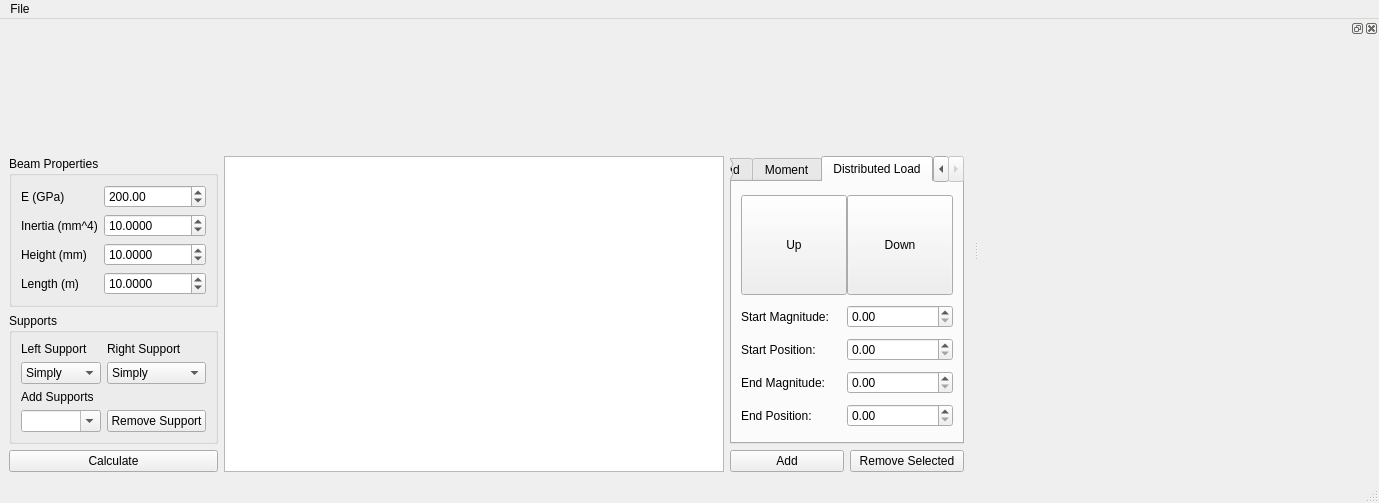
<?xml version="1.0" encoding="UTF-8"?>
<ui version="4.0">
 <class>MainWindow</class>
 <widget class="QMainWindow" name="MainWindow">
  <property name="geometry">
   <rect>
    <x>0</x>
    <y>0</y>
    <width>1379</width>
    <height>503</height>
   </rect>
  </property>
  <property name="windowTitle">
   <string>MainWindow</string>
  </property>
  <widget class="QWidget" name="centralwidget">
   <layout class="QVBoxLayout" name="verticalLayout">
    <item>
     <layout class="QGridLayout" name="main_gl">
      <item row="1" column="2">
       <widget class="QTabWidget" name="loads_tab">
        <property name="sizePolicy">
         <sizepolicy hsizetype="Preferred" vsizetype="Preferred">
          <horstretch>0</horstretch>
          <verstretch>0</verstretch>
         </sizepolicy>
        </property>
        <property name="currentIndex">
         <number>2</number>
        </property>
        <widget class="QWidget" name="pnt_load_tab_widget">
         <attribute name="title">
          <string>Point Load</string>
         </attribute>
         <layout class="QGridLayout" name="pnt_load_tab_widget_gl_4">
          <item row="0" column="0">
           <widget class="QPushButton" name="pnt_load_up_chkbtn">
            <property name="sizePolicy">
             <sizepolicy hsizetype="Minimum" vsizetype="Preferred">
              <horstretch>0</horstretch>
              <verstretch>0</verstretch>
             </sizepolicy>
            </property>
            <property name="minimumSize">
             <size>
              <width>100</width>
              <height>100</height>
             </size>
            </property>
            <property name="maximumSize">
             <size>
              <width>16777215</width>
              <height>100</height>
             </size>
            </property>
            <property name="text">
             <string>Up</string>
            </property>
            <property name="checkable">
             <bool>true</bool>
            </property>
           </widget>
          </item>
          <item row="0" column="1">
           <widget class="QPushButton" name="pnt_load_down_chkbtn">
            <property name="sizePolicy">
             <sizepolicy hsizetype="Minimum" vsizetype="Preferred">
              <horstretch>0</horstretch>
              <verstretch>0</verstretch>
             </sizepolicy>
            </property>
            <property name="minimumSize">
             <size>
              <width>100</width>
              <height>100</height>
             </size>
            </property>
            <property name="maximumSize">
             <size>
              <width>16777215</width>
              <height>100</height>
             </size>
            </property>
            <property name="text">
             <string>Down</string>
            </property>
            <property name="checkable">
             <bool>true</bool>
            </property>
            <property name="checked">
             <bool>true</bool>
            </property>
           </widget>
          </item>
          <item row="2" column="0">
           <widget class="QLabel" name="lbl_point_load_mag">
            <property name="text">
             <string>Load Magnitude:</string>
            </property>
           </widget>
          </item>
          <item row="2" column="1">
           <widget class="QDoubleSpinBox" name="pnt_load_mag_dpsn">
            <property name="decimals">
             <number>2</number>
            </property>
            <property name="minimum">
             <double>0.000000000000000</double>
            </property>
            <property name="maximum">
             <double>9999.000000000000000</double>
            </property>
           </widget>
          </item>
          <item row="3" column="0">
           <widget class="QLabel" name="lbl_point_load_pos">
            <property name="text">
             <string>Load Position: </string>
            </property>
           </widget>
          </item>
          <item row="1" column="0" colspan="2">
           <spacer name="spacer_pnt_load">
            <property name="orientation">
             <enum>Qt::Vertical</enum>
            </property>
            <property name="sizeHint" stdset="0">
             <size>
              <width>20</width>
              <height>40</height>
             </size>
            </property>
           </spacer>
          </item>
          <item row="3" column="1">
           <widget class="QDoubleSpinBox" name="pnt_load_pos_dpsn">
            <property name="maximum">
             <double>9999.000000000000000</double>
            </property>
           </widget>
          </item>
         </layout>
        </widget>
        <widget class="QWidget" name="moment_tab_widget">
         <attribute name="title">
          <string>Moment</string>
         </attribute>
         <layout class="QGridLayout" name="pnt_load_tab_widget_gl">
          <item row="1" column="0" colspan="2">
           <spacer name="spacer_moment">
            <property name="orientation">
             <enum>Qt::Vertical</enum>
            </property>
            <property name="sizeHint" stdset="0">
             <size>
              <width>20</width>
              <height>40</height>
             </size>
            </property>
           </spacer>
          </item>
          <item row="4" column="1">
           <widget class="QDoubleSpinBox" name="moment_pos_dpsn"/>
          </item>
          <item row="0" column="1">
           <widget class="QPushButton" name="moment_ccw">
            <property name="sizePolicy">
             <sizepolicy hsizetype="Minimum" vsizetype="Preferred">
              <horstretch>0</horstretch>
              <verstretch>0</verstretch>
             </sizepolicy>
            </property>
            <property name="minimumSize">
             <size>
              <width>100</width>
              <height>100</height>
             </size>
            </property>
            <property name="maximumSize">
             <size>
              <width>16777215</width>
              <height>100</height>
             </size>
            </property>
            <property name="text">
             <string>CCW</string>
            </property>
            <property name="checkable">
             <bool>true</bool>
            </property>
           </widget>
          </item>
          <item row="3" column="0">
           <widget class="QLabel" name="lbl_moment_pos">
            <property name="text">
             <string>Moment Magnitude:</string>
            </property>
           </widget>
          </item>
          <item row="4" column="0">
           <widget class="QLabel" name="lbl_moment_mag">
            <property name="text">
             <string>Moment Position: </string>
            </property>
           </widget>
          </item>
          <item row="3" column="1">
           <widget class="QDoubleSpinBox" name="moment_mag_dpsn"/>
          </item>
          <item row="0" column="0">
           <widget class="QPushButton" name="moment_cw_chkbtn">
            <property name="sizePolicy">
             <sizepolicy hsizetype="Minimum" vsizetype="Preferred">
              <horstretch>0</horstretch>
              <verstretch>0</verstretch>
             </sizepolicy>
            </property>
            <property name="minimumSize">
             <size>
              <width>100</width>
              <height>100</height>
             </size>
            </property>
            <property name="maximumSize">
             <size>
              <width>16777215</width>
              <height>100</height>
             </size>
            </property>
            <property name="text">
             <string>CW</string>
            </property>
            <property name="checkable">
             <bool>true</bool>
            </property>
            <property name="checked">
             <bool>false</bool>
            </property>
           </widget>
          </item>
         </layout>
        </widget>
        <widget class="QWidget" name="distr_load_tab_widget">
         <attribute name="title">
          <string>Distributed Load</string>
         </attribute>
         <layout class="QGridLayout" name="distr_load_tab_widget_gl">
          <property name="horizontalSpacing">
           <number>0</number>
          </property>
          <item row="3" column="1">
           <widget class="QDoubleSpinBox" name="distr_load_start_mag"/>
          </item>
          <item row="5" column="1">
           <widget class="QDoubleSpinBox" name="distr_load_end_pos"/>
          </item>
          <item row="4" column="1">
           <widget class="QDoubleSpinBox" name="distr_load_start_pos"/>
          </item>
          <item row="4" column="0">
           <widget class="QLabel" name="lbl_start_distr_load_pos">
            <property name="text">
             <string>Start Position: </string>
            </property>
           </widget>
          </item>
          <item row="3" column="0">
           <widget class="QLabel" name="lbl_start_distr_load_mag">
            <property name="text">
             <string>Start Magnitude:</string>
            </property>
           </widget>
          </item>
          <item row="6" column="0">
           <widget class="QLabel" name="lbl_end_distr_load_pos">
            <property name="text">
             <string>End Position: </string>
            </property>
           </widget>
          </item>
          <item row="5" column="0">
           <widget class="QLabel" name="lbl_end_distr_load_mag">
            <property name="text">
             <string>End Magnitude:</string>
            </property>
           </widget>
          </item>
          <item row="0" column="0">
           <widget class="QPushButton" name="up_distr_load_chkbtn">
            <property name="sizePolicy">
             <sizepolicy hsizetype="Minimum" vsizetype="Preferred">
              <horstretch>0</horstretch>
              <verstretch>0</verstretch>
             </sizepolicy>
            </property>
            <property name="minimumSize">
             <size>
              <width>100</width>
              <height>100</height>
             </size>
            </property>
            <property name="maximumSize">
             <size>
              <width>16777215</width>
              <height>100</height>
             </size>
            </property>
            <property name="text">
             <string>Up</string>
            </property>
            <property name="checkable">
             <bool>true</bool>
            </property>
           </widget>
          </item>
          <item row="0" column="1">
           <widget class="QPushButton" name="down_distr_load_chkbtn">
            <property name="sizePolicy">
             <sizepolicy hsizetype="Minimum" vsizetype="Preferred">
              <horstretch>0</horstretch>
              <verstretch>0</verstretch>
             </sizepolicy>
            </property>
            <property name="minimumSize">
             <size>
              <width>100</width>
              <height>100</height>
             </size>
            </property>
            <property name="maximumSize">
             <size>
              <width>16777215</width>
              <height>100</height>
             </size>
            </property>
            <property name="text">
             <string>Down</string>
            </property>
            <property name="checkable">
             <bool>true</bool>
            </property>
           </widget>
          </item>
          <item row="6" column="1">
           <widget class="QDoubleSpinBox" name="distr_load_end_mag"/>
          </item>
         </layout>
        </widget>
       </widget>
      </item>
      <item row="0" column="0" colspan="3">
       <widget class="QWidget" name="beam_draw_widget" native="true">
        <layout class="QVBoxLayout" name="beam_draw_widget_vl"/>
       </widget>
      </item>
      <item row="2" column="2">
       <layout class="QHBoxLayout" name="add_remove_hl">
        <item>
         <widget class="QPushButton" name="add_load_btn">
          <property name="text">
           <string>Add</string>
          </property>
         </widget>
        </item>
        <item>
         <widget class="QPushButton" name="remove_load_btn">
          <property name="text">
           <string>Remove Selected</string>
          </property>
         </widget>
        </item>
       </layout>
      </item>
      <item row="1" column="0" rowspan="2">
       <layout class="QGridLayout" name="properties_supports_vl">
        <item row="1" column="0">
         <widget class="QGroupBox" name="beam_properties_gb">
          <property name="title">
           <string>Beam Properties</string>
          </property>
          <layout class="QGridLayout" name="beam_properties_gb_vl">
           <item row="2" column="0">
            <widget class="QLabel" name="lbl_inertia_moment">
             <property name="text">
              <string>Inertia (mm^4)</string>
             </property>
            </widget>
           </item>
           <item row="3" column="0">
            <widget class="QLabel" name="lbl_height">
             <property name="text">
              <string>Height (mm)</string>
             </property>
            </widget>
           </item>
           <item row="1" column="0">
            <widget class="QLabel" name="lbl_young_module">
             <property name="text">
              <string>E (GPa)</string>
             </property>
            </widget>
           </item>
           <item row="4" column="0">
            <widget class="QLabel" name="lbl_length">
             <property name="text">
              <string>Length (m)</string>
             </property>
            </widget>
           </item>
           <item row="3" column="1" colspan="2">
            <widget class="QDoubleSpinBox" name="height_dpsn">
             <property name="decimals">
              <number>4</number>
             </property>
             <property name="minimum">
              <double>0.000100000000000</double>
             </property>
             <property name="maximum">
              <double>9999.000000000000000</double>
             </property>
             <property name="value">
              <double>10.000000000000000</double>
             </property>
            </widget>
           </item>
           <item row="4" column="1" colspan="2">
            <widget class="QDoubleSpinBox" name="length_dspn">
             <property name="decimals">
              <number>4</number>
             </property>
             <property name="minimum">
              <double>0.000100000000000</double>
             </property>
             <property name="maximum">
              <double>9999.000000000000000</double>
             </property>
             <property name="value">
              <double>10.000000000000000</double>
             </property>
            </widget>
           </item>
           <item row="2" column="1" colspan="2">
            <widget class="QDoubleSpinBox" name="inertia_moment_dspn">
             <property name="decimals">
              <number>4</number>
             </property>
             <property name="minimum">
              <double>0.000100000000000</double>
             </property>
             <property name="maximum">
              <double>9999.000000000000000</double>
             </property>
             <property name="value">
              <double>10.000000000000000</double>
             </property>
            </widget>
           </item>
           <item row="1" column="1" colspan="2">
            <widget class="QDoubleSpinBox" name="young_module_dpsn">
             <property name="minimum">
              <double>1.000000000000000</double>
             </property>
             <property name="maximum">
              <double>99999.000000000000000</double>
             </property>
             <property name="singleStep">
              <double>10.000000000000000</double>
             </property>
             <property name="value">
              <double>200.000000000000000</double>
             </property>
            </widget>
           </item>
          </layout>
         </widget>
        </item>
        <item row="3" column="0">
         <widget class="QPushButton" name="calculate_beam">
          <property name="text">
           <string>Calculate</string>
          </property>
         </widget>
        </item>
        <item row="2" column="0">
         <widget class="QGroupBox" name="supports_gb">
          <property name="title">
           <string>Supports</string>
          </property>
          <layout class="QGridLayout" name="supports_gb_gl">
           <item row="1" column="0">
            <widget class="QComboBox" name="left_support_combo">
             <item>
              <property name="text">
               <string>Simply</string>
              </property>
             </item>
             <item>
              <property name="text">
               <string>Fixed</string>
              </property>
             </item>
             <item>
              <property name="text">
               <string>Free</string>
              </property>
             </item>
            </widget>
           </item>
           <item row="0" column="1">
            <widget class="QLabel" name="lbl_right_support">
             <property name="sizePolicy">
              <sizepolicy hsizetype="Preferred" vsizetype="Maximum">
               <horstretch>0</horstretch>
               <verstretch>0</verstretch>
              </sizepolicy>
             </property>
             <property name="text">
              <string>Right Support</string>
             </property>
            </widget>
           </item>
           <item row="0" column="0">
            <widget class="QLabel" name="lbl_left_support">
             <property name="sizePolicy">
              <sizepolicy hsizetype="Preferred" vsizetype="Maximum">
               <horstretch>0</horstretch>
               <verstretch>0</verstretch>
              </sizepolicy>
             </property>
             <property name="text">
              <string>Left Support</string>
             </property>
            </widget>
           </item>
           <item row="1" column="1">
            <widget class="QComboBox" name="right_support_combo">
             <item>
              <property name="text">
               <string>Simply</string>
              </property>
             </item>
             <item>
              <property name="text">
               <string>Fixed</string>
              </property>
             </item>
             <item>
              <property name="text">
               <string>Free</string>
              </property>
             </item>
            </widget>
           </item>
           <item row="2" column="0">
            <widget class="QLabel" name="lbl_add_support">
             <property name="sizePolicy">
              <sizepolicy hsizetype="Preferred" vsizetype="Maximum">
               <horstretch>0</horstretch>
               <verstretch>0</verstretch>
              </sizepolicy>
             </property>
             <property name="text">
              <string>Add Supports</string>
             </property>
            </widget>
           </item>
           <item row="3" column="0">
            <widget class="QComboBox" name="supports_combo">
             <property name="editable">
              <bool>true</bool>
             </property>
             <property name="duplicatesEnabled">
              <bool>true</bool>
             </property>
            </widget>
           </item>
           <item row="3" column="1">
            <widget class="QPushButton" name="remove_support_btn">
             <property name="text">
              <string>Remove Support</string>
             </property>
            </widget>
           </item>
          </layout>
         </widget>
        </item>
       </layout>
      </item>
      <item row="1" column="1" rowspan="2">
       <widget class="QTreeView" name="load_treeview">
        <property name="sizePolicy">
         <sizepolicy hsizetype="Preferred" vsizetype="Preferred">
          <horstretch>0</horstretch>
          <verstretch>0</verstretch>
         </sizepolicy>
        </property>
        <property name="minimumSize">
         <size>
          <width>500</width>
          <height>0</height>
         </size>
        </property>
       </widget>
      </item>
     </layout>
    </item>
   </layout>
  </widget>
  <widget class="QMenuBar" name="menubar">
   <property name="geometry">
    <rect>
     <x>0</x>
     <y>0</y>
     <width>1379</width>
     <height>21</height>
    </rect>
   </property>
   <widget class="QMenu" name="menuFile">
    <property name="title">
     <string>File</string>
    </property>
   </widget>
   <addaction name="menuFile"/>
  </widget>
  <widget class="QStatusBar" name="statusbar"/>
  <widget class="QDockWidget" name="plot_dock">
   <property name="minimumSize">
    <size>
     <width>400</width>
     <height>58</height>
    </size>
   </property>
   <attribute name="dockWidgetArea">
    <number>2</number>
   </attribute>
   <widget class="QWidget" name="plot_dock_contents">
    <layout class="QVBoxLayout" name="plot_dock_contents_vl">
     <property name="spacing">
      <number>0</number>
     </property>
     <property name="margin">
      <number>0</number>
     </property>
     <item>
      <widget class="QWidget" name="plots_widget" native="true">
       <layout class="QVBoxLayout" name="plots_widget_vl">
        <property name="spacing">
         <number>0</number>
        </property>
        <property name="margin">
         <number>0</number>
        </property>
       </layout>
      </widget>
     </item>
    </layout>
   </widget>
  </widget>
 </widget>
 <resources/>
 <connections/>
</ui>
